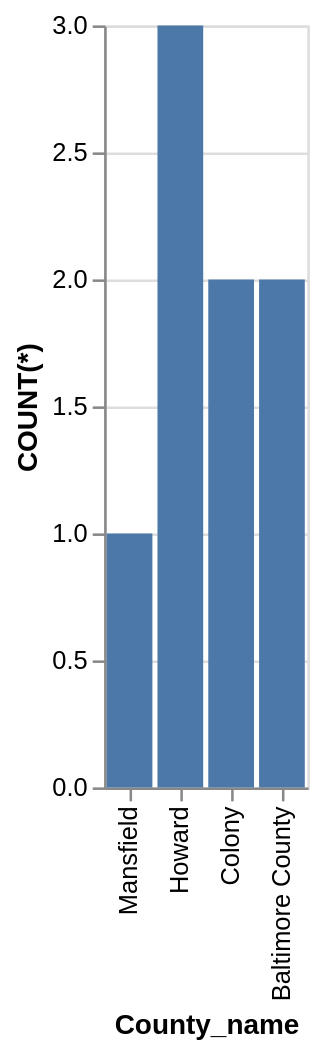

This figure's Vega-Lite source:
### Vega-Lite specification from a JSON file in a GitHub repository (floating-point values rounded to 4 significant figures)
{"data": {"values": [{"x_data": "Mansfield", "y_data": 1}, {"x_data": "Howard", "y_data": 3}, {"x_data": "Colony", "y_data": 2}, {"x_data": "Baltimore County", "y_data": 2}]}, "mark": "bar", "encoding": {"x": {"field": "x_data", "type": "nominal", "title": "County_name", "sort": "descending"}, "y": {"field": "y_data", "type": "quantitative", "title": "COUNT(*)"}}}
